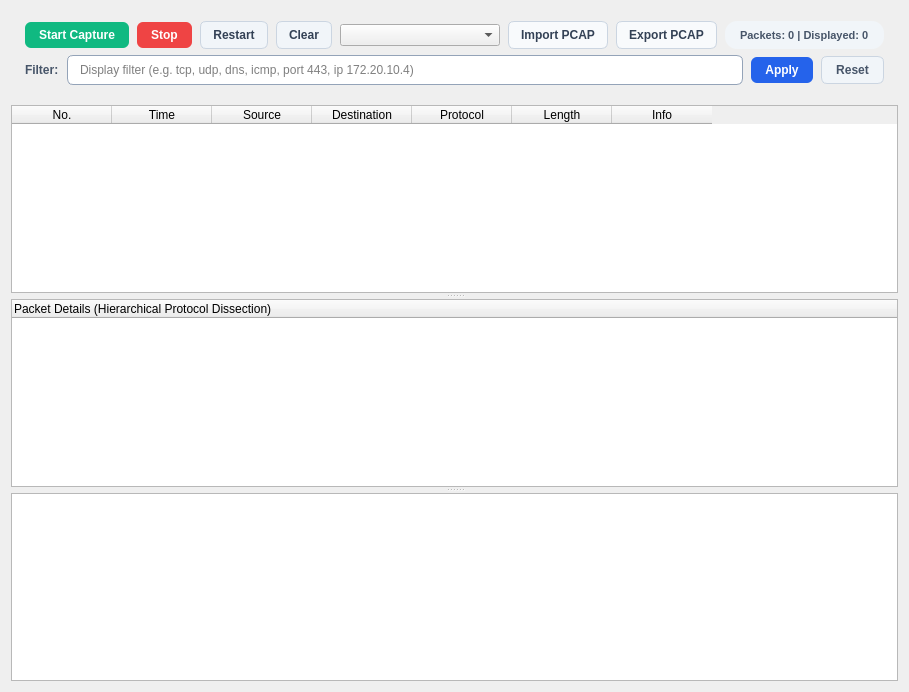
        <widget class="QWidget" name="pagePackets">
         <layout class="QVBoxLayout" name="pagePacketsLayout">
          <property name="spacing">
           <number>10</number>
          </property>
          <item>
           <widget class="QFrame" name="cardPacketControls">
            <layout class="QVBoxLayout" name="packetControlsLayout">
             <property name="leftMargin">
              <number>14</number>
             </property>
             <property name="topMargin">
              <number>10</number>
             </property>
             <property name="rightMargin">
              <number>14</number>
             </property>
             <property name="bottomMargin">
              <number>10</number>
             </property>
             <item>
              <layout class="QHBoxLayout" name="toolbarButtonsLayout">
               <property name="spacing">
                <number>8</number>
               </property>
               <item>
                <widget class="QPushButton" name="btnCaptureStart">
                 <property name="styleSheet">
                  <string notr="true">background-color: #10b981; color: white; font-weight: 600; border-radius: 6px; padding: 6px 14px;</string>
                 </property>
                 <property name="text">
                  <string>Start Capture</string>
                 </property>
                </widget>
               </item>
               <item>
                <widget class="QPushButton" name="btnCaptureStop">
                 <property name="styleSheet">
                  <string notr="true">background-color: #ef4444; color: white; font-weight: 600; border-radius: 6px; padding: 6px 14px;</string>
                 </property>
                 <property name="text">
                  <string>Stop</string>
                 </property>
                </widget>
               </item>
               <item>
                <widget class="QPushButton" name="btnCaptureRestart">
                 <property name="styleSheet">
                  <string notr="true">background-color: #f1f5f9; color: #334155; font-weight: 600; border: 1px solid #cbd5e1; border-radius: 6px; padding: 6px 12px;</string>
                 </property>
                 <property name="text">
                  <string>Restart</string>
                 </property>
                </widget>
               </item>
               <item>
                <widget class="QPushButton" name="btnCaptureClear">
                 <property name="styleSheet">
                  <string notr="true">background-color: #f1f5f9; color: #334155; font-weight: 600; border: 1px solid #cbd5e1; border-radius: 6px; padding: 6px 12px;</string>
                 </property>
                 <property name="text">
                  <string>Clear</string>
                 </property>
                </widget>
               </item>
               <item>
                <widget class="QComboBox" name="comboCaptureIface">
                 <property name="minimumSize">
                  <size>
                   <width>160</width>
                   <height>0</height>
                  </size>
                 </property>
                </widget>
               </item>
               <item>
                <spacer name="spToolbarRight">
                 <property name="orientation">
                  <enum>Qt::Orientation::Horizontal</enum>
                 </property>
                 <property name="sizeHint" stdset="0">
                  <size>
                   <width>0</width>
                   <height>0</height>
                  </size>
                 </property>
                </spacer>
               </item>
               <item>
                <widget class="QPushButton" name="btnOpenPcap">
                 <property name="styleSheet">
                  <string notr="true">background-color: #f8fafc; color: #334155; font-weight: 600; border: 1px solid #cbd5e1; border-radius: 6px; padding: 6px 12px;</string>
                 </property>
                 <property name="text">
                  <string>Import PCAP</string>
                 </property>
                </widget>
               </item>
               <item>
                <widget class="QPushButton" name="btnSavePcap">
                 <property name="styleSheet">
                  <string notr="true">background-color: #f8fafc; color: #334155; font-weight: 600; border: 1px solid #cbd5e1; border-radius: 6px; padding: 6px 12px;</string>
                 </property>
                 <property name="text">
                  <string>Export PCAP</string>
                 </property>
                </widget>
               </item>
               <item>
                <widget class="QLabel" name="lblPacketStatus">
                 <property name="styleSheet">
                  <string notr="true">color: #475569; font-weight: 600; font-size: 11px; padding: 5px 12px; background: #f1f5f9; border-radius: 12px;</string>
                 </property>
                 <property name="text">
                  <string>Packets: 0 | Displayed: 0</string>
                 </property>
                </widget>
               </item>
              </layout>
             </item>
             <item>
              <layout class="QHBoxLayout" name="filterBarLayout">
               <property name="spacing">
                <number>8</number>
               </property>
               <item>
                <widget class="QLabel" name="lblFilterTag">
                 <property name="styleSheet">
                  <string notr="true">font-weight: 700; color: #475569;</string>
                 </property>
                 <property name="text">
                  <string>Filter:</string>
                 </property>
                </widget>
               </item>
               <item>
                <widget class="QLineEdit" name="editPacketFilter">
                 <property name="styleSheet">
                  <string notr="true">background-color: #ffffff; border: 1px solid #94a3b8; border-radius: 6px; padding: 6px 10px; font-family: 'Consolas', monospace; font-size: 12px;</string>
                 </property>
                 <property name="placeholderText">
                  <string>Display filter (e.g. tcp, udp, dns, icmp, port 443, ip 172.20.10.4)</string>
                 </property>
                </widget>
               </item>
               <item>
                <widget class="QPushButton" name="btnApplyFilter">
                 <property name="styleSheet">
                  <string notr="true">background-color: #2563eb; color: white; font-weight: 600; border-radius: 6px; padding: 6px 14px;</string>
                 </property>
                 <property name="text">
                  <string>Apply</string>
                 </property>
                </widget>
               </item>
               <item>
                <widget class="QPushButton" name="btnClearFilter">
                 <property name="styleSheet">
                  <string notr="true">background-color: #f1f5f9; color: #475569; font-weight: 600; border: 1px solid #cbd5e1; border-radius: 6px; padding: 6px 14px;</string>
                 </property>
                 <property name="text">
                  <string>Reset</string>
                 </property>
                </widget>
               </item>
              </layout>
             </item>
            </layout>
           </widget>
          </item>
          <item>
           <widget class="QSplitter" name="splitterPanes">
            <property name="orientation">
             <enum>Qt::Orientation::Vertical</enum>
            </property>
            <property name="handleWidth">
             <number>6</number>
            </property>
            <widget class="QTableWidget" name="tablePackets">
             <property name="columnCount">
              <number>7</number>
             </property>
             <column>
              <property name="text">
               <string>No.</string>
              </property>
             </column>
             <column>
              <property name="text">
               <string>Time</string>
              </property>
             </column>
             <column>
              <property name="text">
               <string>Source</string>
              </property>
             </column>
             <column>
              <property name="text">
               <string>Destination</string>
              </property>
             </column>
             <column>
              <property name="text">
               <string>Protocol</string>
              </property>
             </column>
             <column>
              <property name="text">
               <string>Length</string>
              </property>
             </column>
             <column>
              <property name="text">
               <string>Info</string>
              </property>
             </column>
            </widget>
            <widget class="QTreeWidget" name="treePacketDetails">
             <column>
              <property name="text">
               <string>Packet Details (Hierarchical Protocol Dissection)</string>
              </property>
             </column>
            </widget>
            <widget class="QPlainTextEdit" name="txtPacketHex">
             <property name="readOnly">
              <bool>true</bool>
             </property>
            </widget>
           </widget>
          </item>
         </layout>
        </widget>
